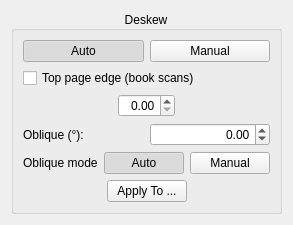
<?xml version="1.0" encoding="UTF-8"?>
<ui version="4.0">
 <class>deskew::OptionsWidget</class>
 <widget class="QWidget" name="deskew::OptionsWidget">
  <property name="geometry">
   <rect>
    <x>0</x>
    <y>0</y>
    <width>220</width>
    <height>146</height>
   </rect>
  </property>
  <property name="windowTitle">
   <string>Form</string>
  </property>
  <layout class="QVBoxLayout">
   <item>
    <widget class="CollapsibleGroupBox" name="deskewGroupBox">
     <property name="title">
      <string>Deskew</string>
     </property>
     <property name="alignment">
      <set>Qt::AlignCenter</set>
     </property>
     <layout class="QVBoxLayout" name="verticalLayout">
      <item>
       <layout class="QHBoxLayout">
        <item>
         <widget class="QPushButton" name="autoBtn">
          <property name="text">
           <string>Auto</string>
          </property>
          <property name="checkable">
           <bool>true</bool>
          </property>
          <property name="checked">
           <bool>true</bool>
          </property>
          <property name="autoExclusive">
           <bool>true</bool>
          </property>
         </widget>
        </item>
        <item>
         <widget class="QPushButton" name="manualBtn">
          <property name="text">
           <string>Manual</string>
          </property>
          <property name="checkable">
           <bool>true</bool>
          </property>
          <property name="autoExclusive">
           <bool>true</bool>
          </property>
         </widget>
        </item>
       </layout>
      </item>
      <item>
       <widget class="QCheckBox" name="topEdgeCheckBox">
        <property name="toolTip">
         <string>Use the top page edge for deskew (recommended for book scans with dark background).</string>
        </property>
        <property name="text">
         <string>Top page edge (book scans)</string>
        </property>
        <property name="checked">
         <bool>false</bool>
        </property>
       </widget>
      </item>
      <item>
       <layout class="QHBoxLayout">
        <item>
         <spacer>
          <property name="orientation">
           <enum>Qt::Horizontal</enum>
          </property>
          <property name="sizeHint" stdset="0">
           <size>
            <width>1</width>
            <height>1</height>
           </size>
          </property>
         </spacer>
        </item>
        <item>
         <widget class="QDoubleSpinBox" name="angleSpinBox">
          <property name="alignment">
           <set>Qt::AlignRight|Qt::AlignTrailing|Qt::AlignVCenter</set>
          </property>
          <property name="singleStep">
           <double>0.010000000000000</double>
          </property>
         </widget>
        </item>
        <item>
         <spacer>
          <property name="orientation">
           <enum>Qt::Horizontal</enum>
          </property>
          <property name="sizeHint" stdset="0">
           <size>
            <width>1</width>
            <height>1</height>
           </size>
          </property>
         </spacer>
        </item>
       </layout>
      </item>
      <item>
       <layout class="QHBoxLayout">
        <item>
         <widget class="QLabel" name="obliqueLabel">
          <property name="text">
           <string>Oblique (°):</string>
          </property>
         </widget>
        </item>
        <item>
         <widget class="QDoubleSpinBox" name="obliqueSpinBox">
          <property name="alignment">
           <set>Qt::AlignRight|Qt::AlignTrailing|Qt::AlignVCenter</set>
          </property>
          <property name="minimum">
           <double>-5.000000000000000</double>
          </property>
          <property name="maximum">
           <double>5.000000000000000</double>
          </property>
          <property name="singleStep">
           <double>0.100000000000000</double>
          </property>
         </widget>
        </item>
       </layout>
      </item>
      <item>
       <layout class="QHBoxLayout" name="horizontalLayout_oblique_mode">
        <item>
         <widget class="QLabel" name="obliqueModeLabel">
          <property name="text">
           <string>Oblique mode</string>
          </property>
         </widget>
        </item>
        <item>
         <widget class="QPushButton" name="obliqueAutoBtn">
          <property name="text">
           <string>Auto</string>
          </property>
          <property name="toolTip">
           <string>Automatically estimate oblique (shear) correction.</string>
          </property>
          <property name="checkable">
           <bool>true</bool>
          </property>
          <property name="checked">
           <bool>true</bool>
          </property>
          <property name="autoExclusive">
           <bool>true</bool>
          </property>
         </widget>
        </item>
        <item>
         <widget class="QPushButton" name="obliqueManualBtn">
          <property name="text">
           <string>Manual</string>
          </property>
          <property name="toolTip">
           <string>Keep the oblique angle set in the spin box.</string>
          </property>
          <property name="checkable">
           <bool>true</bool>
          </property>
          <property name="autoExclusive">
           <bool>true</bool>
          </property>
         </widget>
        </item>
       </layout>
      </item>
      <item>
       <layout class="QHBoxLayout" name="horizontalLayout">
        <item>
         <spacer name="horizontalSpacer_9">
          <property name="orientation">
           <enum>Qt::Horizontal</enum>
          </property>
          <property name="sizeHint" stdset="0">
           <size>
            <width>1</width>
            <height>1</height>
           </size>
          </property>
         </spacer>
        </item>
        <item>
         <widget class="QPushButton" name="applyDeskewBtn">
          <property name="text">
           <string>Apply To ...</string>
          </property>
         </widget>
        </item>
        <item>
         <spacer name="horizontalSpacer_10">
          <property name="orientation">
           <enum>Qt::Horizontal</enum>
          </property>
          <property name="sizeHint" stdset="0">
           <size>
            <width>1</width>
            <height>1</height>
           </size>
          </property>
         </spacer>
        </item>
       </layout>
      </item>
     </layout>
    </widget>
   </item>
   <item>
    <spacer>
     <property name="orientation">
      <enum>Qt::Vertical</enum>
     </property>
     <property name="sizeHint" stdset="0">
      <size>
       <width>1</width>
       <height>1</height>
      </size>
     </property>
    </spacer>
   </item>
  </layout>
 </widget>
 <customwidgets>
  <customwidget>
   <class>CollapsibleGroupBox</class>
   <extends>QGroupBox</extends>
   <header location="global">CollapsibleGroupBox.h</header>
   <container>1</container>
  </customwidget>
 </customwidgets>
 <resources/>
 <connections/>
</ui>
